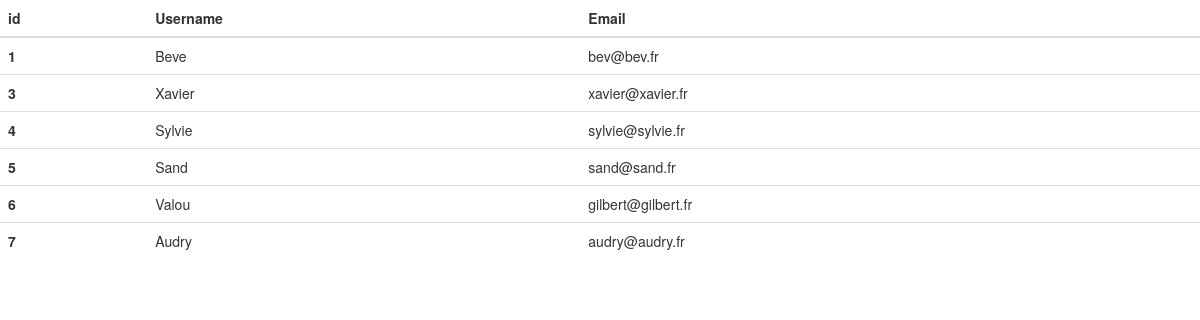
The page / on the database its author committed.
### Model.py (models this page shows)
class User(db.Model):
    id = db.Column(db.Integer, primary_key = True)
    public_id = db.Column(db.String(50), unique = True)
    username = db.Column(db.String(20), unique = True, nullable = False)
    email = db.Column(db.String(20), unique=True, nullable=False)
    password = db.Column(db.String(100), nullable = False)

### Controller.py (the view)
@app.route('/')
def index():
    users = User.query.all()
    return render_template("index.html", title="Home", users = users)

### templates/index.html (shortened to what this page needs)
{% extends "bootstrap/base.html" %}
{% import "bootstrap/wtf.html" as wtf %}
{% block content %}
<table class="table">
        <thead>
          <tr>
            <th scope="col">id</th>
            <th scope="col">Username</th>
            <th scope="col">Email</th>
          </tr>
        </thead>
        <tbody>
        {% for user in users %}
          <tr>
            <th scope="row">{{ user.id }}</th>
            <td>{{ user.username }}</td>
            <td>{{ user.email }}</td>
          </tr>
        {% endfor %}
        </tbody>
      </table>
{% endblock %}

### rows shown on the page
User: id "1", username "Beve", email "bev@bev.fr"
User: id "3", username "Xavier", email "xavier@xavier.fr"
User: id "4", username "Sylvie", email "sylvie@sylvie.fr"
User: id "5", username "Sand", email "sand@sand.fr"
User: id "6", username "Valou", email "gilbert@gilbert.fr"
User: id "7", username "Audry", email "audry@audry.fr"
